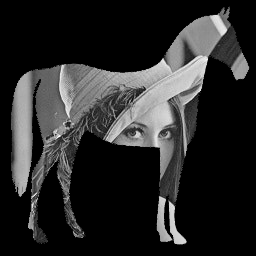

The script that drew this image:
import cv2
# import numpy as np
# import matplotlib.pyplot as plt


img1 = cv2.imread("./img/lenna_gray.jpeg")
img2 = cv2.imread("./img/mask_horse.png")
img2 = cv2.resize(img2, img1.shape[1::-1])

# 画素値が0~1に制限されAND(乗算)されるため，マスク画像の白の部分のみ残る．
out = cv2.bitwise_and(img1, img2)

cv2.imwrite('./MaskImage/mask.png', out)
